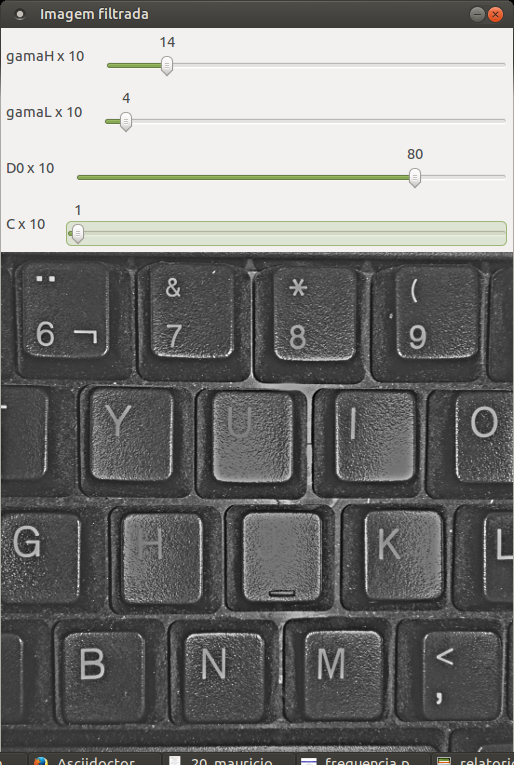
//> input picture imagem_filtrada_1.png, 514 x 765 px
$ ./homofilter imagem_filtrada_1.png   (built with g++ and OpenCV 4)
//> lines starting //> are read from the running program, lines starting //| are printed output that depends on the picture
#include <iostream>
#include <opencv2/opencv.hpp>
#include <math.h>

using namespace cv;
using namespace std;

int dft_M, dft_N;

int gamaH_slider = 20;
int gamaH_slider_max = 100;

int gamaL_slider = 4;
int gamaL_slider_max = 100;

int d0_slider = 8;
int d0_slider_max = 100;

int c_slider = 5;
int c_slider_max = 100;

Mat filter, temp;

// faz a troca dos quadrantes
void deslocaDFT(Mat& image);

// aplica o filtro homomórfico
void homoFilter(int, void*);

int main(int argvc, char** argv){

    Mat image, imageExib, padded, complexImage;

    Mat_<float> zeros;
    Mat_<float> realInput;

    vector<Mat> planos;

    // caractere de parada
    char key;

    // carrega a imagem passada como parâmetro em grayscale
    image = imread(argv[1], CV_LOAD_IMAGE_GRAYSCALE);
//> image: 765 rows x 514 cols, CV_8UC1; min 0, max 255, mean 124.1

    // mostra a imagem na tela
    imshow("Imagem original em grayscale", image);

    // identifica os tamanhos ótimos para cálculo do FFT
    dft_M = getOptimalDFTSize(image.rows);
//> dft_M = 768
    dft_N = getOptimalDFTSize(image.cols);
//> dft_N = 540

    // realiza o padding da imagem
    copyMakeBorder(image, padded, 0,
                   dft_M - image.rows, 0,
                   dft_N - image.cols,
                   BORDER_CONSTANT, Scalar::all(0));
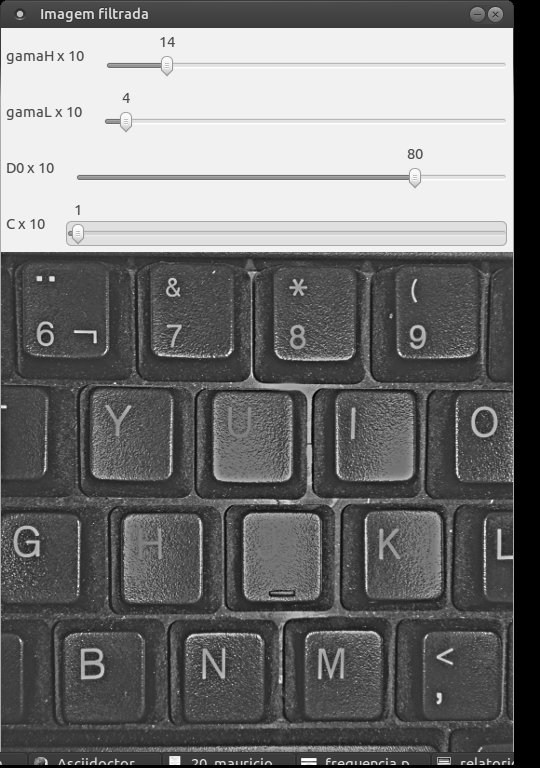
//> padded: 768 rows x 540 cols, CV_8UC1; min 0, max 255, mean 117.7

    // parte imaginária da matriz complexa (preenchida com zeros)
    zeros = Mat_<float>::zeros(padded.size());

    // prepara a matriz complexa para ser preenchida
    complexImage = Mat(padded.size(), CV_32FC2, Scalar(0));

    // a função de transferência (filtro frequencial) deve ter o
    // mesmo tamanho e tipo da matriz complexa
    filter = complexImage.clone();

    namedWindow("Imagem filtrada");

    // criando os sliders dos parâmetros do filtro
    createTrackbar("gamaH x 10", "Imagem filtrada", &gamaH_slider, gamaH_slider_max);

    createTrackbar("gamaL x 10", "Imagem filtrada", &gamaL_slider, gamaL_slider_max);

    createTrackbar("D0 x 10", "Imagem filtrada", &d0_slider, d0_slider_max);

    createTrackbar("C x 10", "Imagem filtrada", &c_slider, c_slider_max);

  while(1){

    // realiza o padding da imagem
    copyMakeBorder(image, padded, 0,
                   dft_M - image.rows, 0,
                   dft_N - image.cols,
                   BORDER_CONSTANT, Scalar::all(0));


    // limpa o array de matrizes que vão compor a imagem complexa
    planos.clear();

    // calcula o log
    cv::log(realInput,realInput);

    // cria a componente real
    realInput = Mat_<float>(padded);

    // insere as duas componentes no array de matrizes
    planos.push_back(realInput);
    planos.push_back(zeros);
//> planos[1]: 768 rows x 540 cols, CV_32FC1; every value is 0

    // combina o array de matrizes em uma única componente complexa
    merge(planos, complexImage);

    // calcula o dft
    dft(complexImage, complexImage);

    // realiza a troca de quadrantes
    deslocaDFT(complexImage);

    // aplica o filtro homomórfico
    homoFilter(gamaH_slider, 0);

    // faz a multiplicação por cada elemento das duas matrizes
    mulSpectrums(complexImage, filter, complexImage, 0);

    // troca novamente os quadrantes da matriz
    deslocaDFT(complexImage);

    // calcula a transformadainversa de Fourier
    idft(complexImage, complexImage);

    // limpa o array planos
    planos.clear();

    // separa a parte real e imaginária da matriz filtrada
    split (complexImage, planos);
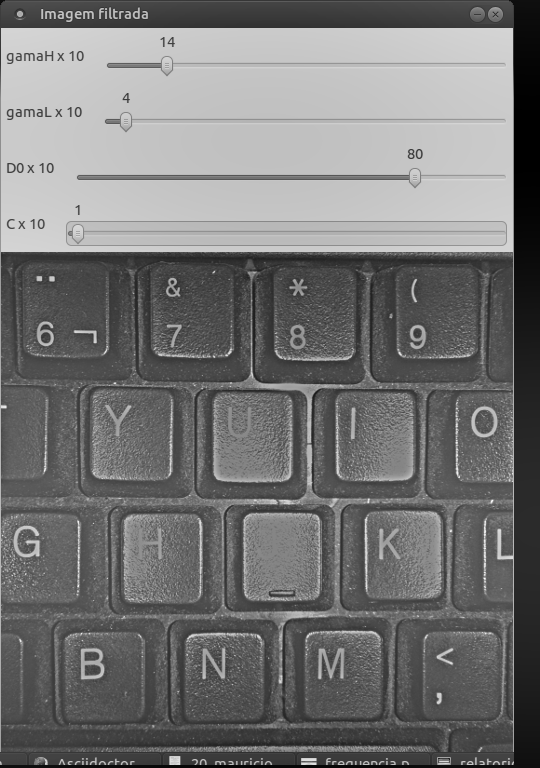
//> planos[0]: 768 rows x 540 cols, CV_32FC1; min -96007992, max 155742112, mean 19524700; drawn with min black and max white

    // normaliza a parte real para a exibição
    normalize(planos[0], planos[0], 0, 1, CV_MINMAX);

    // calcula a exponencial
    cv::exp(planos[0],planos[0]);

    // normaliza a parte real para a exibição
    normalize(planos[0], planos[0], 0, 1, CV_MINMAX);
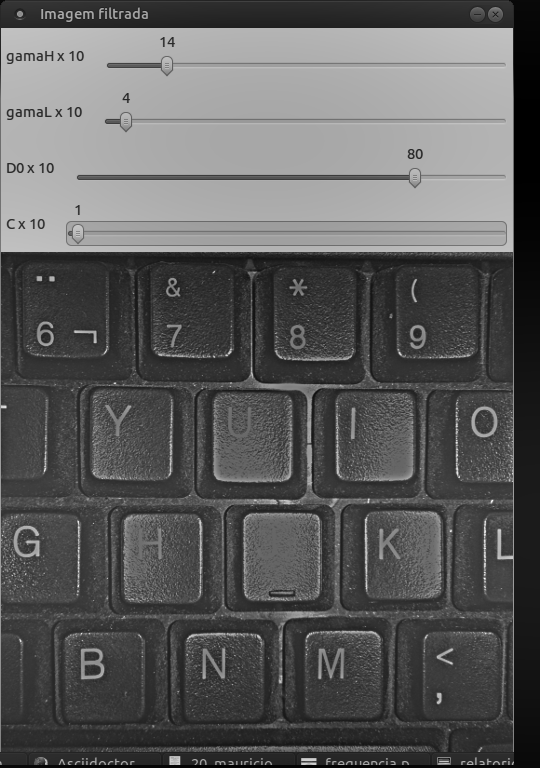
//> planos[0]: 768 rows x 540 cols, CV_32FC1; min 0, max 1, mean 0.363

    // mostra a imagem filtrada na tela
    imshow("Imagem filtrada", planos[0]);

    // condição para parar o algoritmo (pressionar a tecla esc)
    key = (char) waitKey(10);
//> the Esc key is pressed
    if( key == 27 ) break;
  }
    // grava a imagem
    imwrite("Imagem_em_grayscale.png", image);

    return 0;
}

// troca os quadrantes da imagem da DFT
void deslocaDFT(Mat& image){
    Mat tmp, A, B, C, D;

    // se a imagem tiver tamanho ímpar, recorta a região para
    // evitar cópias de tamanho desigual
    image = image(Rect(0, 0, image.cols & -2, image.rows & -2));
    int cx = image.cols/2;
    int cy = image.rows/2;

    // reorganiza os quadrantes da transformada
    // A B  ->   D C
    // C D       B A
    A = image(Rect(0, 0, cx, cy));
    B = image(Rect(cx, 0, cx, cy));
    C = image(Rect(0, cy, cx, cy));
    D = image(Rect(cx, cy, cx, cy));

    // A <-> D
    A.copyTo(tmp);  D.copyTo(A);  tmp.copyTo(D);

    // C <-> B
    C.copyTo(tmp);  B.copyTo(C);  tmp.copyTo(B);
}

void homoFilter(int, void*){
    float d2, gamaH, gamaL, d0, c;
    float M, N;

    M = dft_M;
    N = dft_N;

    // parâmetros do filtro homomórfico
    gamaH = (float)gamaH_slider/10.0;
    gamaL = (float)gamaL_slider/10.0;
    d0    = (float)d0_slider/10.0;
    c     = (float)c_slider/10.0;

    //cout << "gamaH=" << gamaH << " gamaL=" << gamaL << " d0=" << d0 << " c=" << c << endl;

    // cria uma matriz temporária para criar as componentes real
    // e imaginária do filtro ideal
    temp = Mat(dft_M, dft_N, CV_32F);

    for(int i=0; i<dft_M ;i++){
        for(int j=0; j<dft_N ;j++){
            d2 = ((float)i-M/2.0)*((float)i-M/2.0) + ((float)j-N/2.0)*((float)j-N/2.0);
            temp.at<float>(i,j) = (gamaH-gamaL)*(1.0-exp(-1.0*(float)c*(d2/(d0*d0))))+ gamaL;
        }
    }

    // cria a matriz com as componentes do filtro e junta
    // ambas em uma matriz multicanal complexa
    Mat comps[] = {temp, temp};
    merge(comps, 2, filter);

    imshow("H(u,v)", temp);
}

$ run again, on imagem_filtrada_3.png
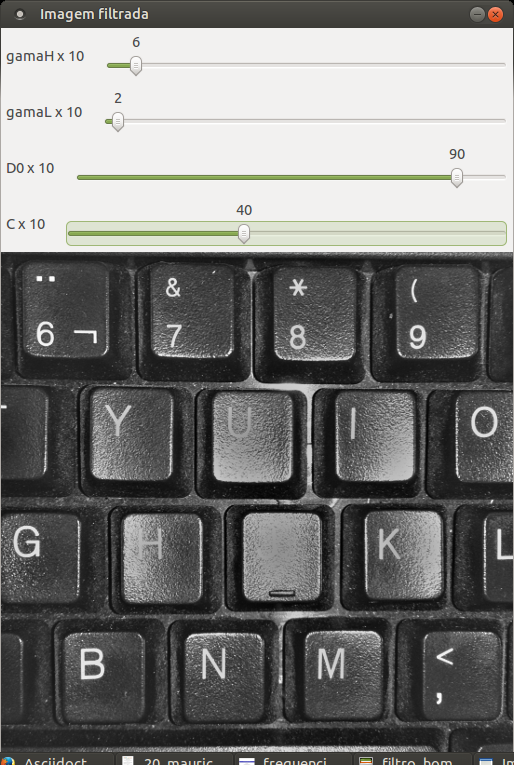
//> input picture imagem_filtrada_3.png, 514 x 765 px
//> `copyMakeBorder(image, padded, 0, dft_M - image.rows, 0, dft_N - image...`:
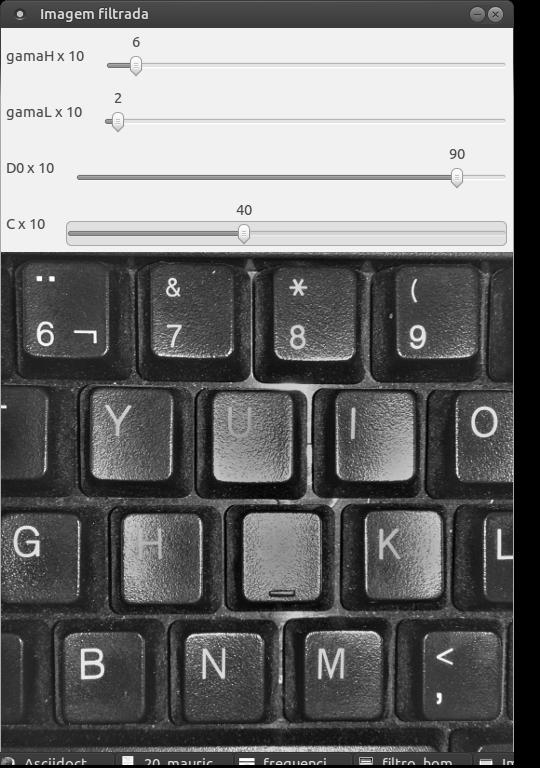
//> padded: 768 rows x 540 cols, CV_8UC1; min 0, max 255, mean 113.7
//> `normalize(planos[0], planos[0], 0, 1, CV_MINMAX);`:
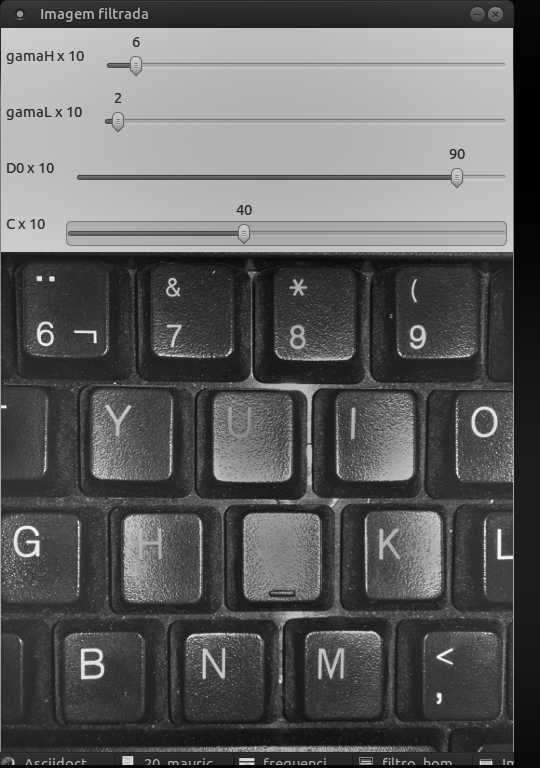
//> planos[0]: 768 rows x 540 cols, CV_32FC1; min 0, max 1, mean 0.377
